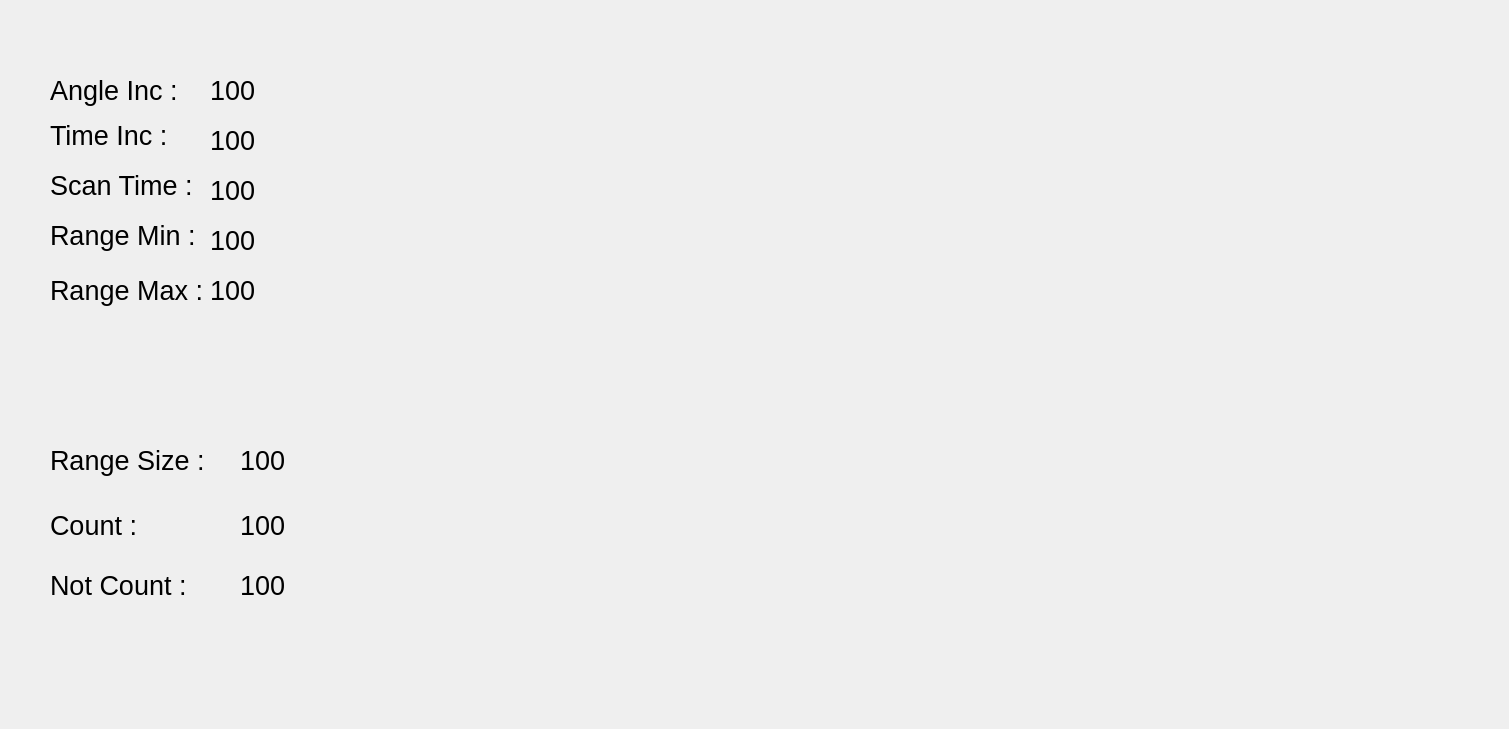
    <widget class="QWidget" name="page_2">
     <widget class="QLabel" name="label_2">
      <property name="geometry">
       <rect>
        <x>0</x>
        <y>0</y>
        <width>1500</width>
        <height>720</height>
       </rect>
      </property>
      <property name="text">
       <string/>
      </property>
      <property name="pixmap">
       <pixmap>../panel_2.png</pixmap>
      </property>
      <property name="scaledContents">
       <bool>true</bool>
      </property>
     </widget>
     <widget class="QLabel" name="rgb_camera">
      <property name="geometry">
       <rect>
        <x>1060</x>
        <y>400</y>
        <width>421</width>
        <height>281</height>
       </rect>
      </property>
      <property name="text">
       <string/>
      </property>
      <property name="pixmap">
       <pixmap>../1.png</pixmap>
      </property>
      <property name="scaledContents">
       <bool>true</bool>
      </property>
     </widget>
     <widget class="QLabel" name="ir_camera">
      <property name="geometry">
       <rect>
        <x>1057</x>
        <y>30</y>
        <width>421</width>
        <height>281</height>
       </rect>
      </property>
      <property name="text">
       <string/>
      </property>
      <property name="pixmap">
       <pixmap>../4.png</pixmap>
      </property>
      <property name="scaledContents">
       <bool>true</bool>
      </property>
     </widget>
     <widget class="QLabel" name="lidar_1">
      <property name="geometry">
       <rect>
        <x>680</x>
        <y>35</y>
        <width>41</width>
        <height>41</height>
       </rect>
      </property>
      <property name="text">
       <string/>
      </property>
      <property name="pixmap">
       <pixmap>../red-circle-red-point-transparent-background-11563241690fqswnj7pqe-removebg-preview.png</pixmap>
      </property>
      <property name="scaledContents">
       <bool>true</bool>
      </property>
     </widget>
     <widget class="QLabel" name="lidar_2">
      <property name="geometry">
       <rect>
        <x>770</x>
        <y>40</y>
        <width>41</width>
        <height>41</height>
       </rect>
      </property>
      <property name="text">
       <string/>
      </property>
      <property name="pixmap">
       <pixmap>../red-circle-red-point-transparent-background-11563241690fqswnj7pqe-removebg-preview.png</pixmap>
      </property>
      <property name="scaledContents">
       <bool>true</bool>
      </property>
     </widget>
     <widget class="QLabel" name="lidar_3">
      <property name="geometry">
       <rect>
        <x>850</x>
        <y>80</y>
        <width>41</width>
        <height>41</height>
       </rect>
      </property>
      <property name="text">
       <string/>
      </property>
      <property name="pixmap">
       <pixmap>../red-circle-red-point-transparent-background-11563241690fqswnj7pqe-removebg-preview.png</pixmap>
      </property>
      <property name="scaledContents">
       <bool>true</bool>
      </property>
     </widget>
     <widget class="QLabel" name="lidar_4">
      <property name="geometry">
       <rect>
        <x>915</x>
        <y>140</y>
        <width>41</width>
        <height>41</height>
       </rect>
      </property>
      <property name="text">
       <string/>
      </property>
      <property name="pixmap">
       <pixmap>../red-circle-red-point-transparent-background-11563241690fqswnj7pqe-removebg-preview.png</pixmap>
      </property>
      <property name="scaledContents">
       <bool>true</bool>
      </property>
     </widget>
     <widget class="QLabel" name="lidar_5">
      <property name="geometry">
       <rect>
        <x>960</x>
        <y>220</y>
        <width>41</width>
        <height>41</height>
       </rect>
      </property>
      <property name="text">
       <string/>
      </property>
      <property name="pixmap">
       <pixmap>../red-circle-red-point-transparent-background-11563241690fqswnj7pqe-removebg-preview.png</pixmap>
      </property>
      <property name="scaledContents">
       <bool>true</bool>
      </property>
     </widget>
     <widget class="QLabel" name="lidar_6">
      <property name="geometry">
       <rect>
        <x>980</x>
        <y>320</y>
        <width>41</width>
        <height>41</height>
       </rect>
      </property>
      <property name="text">
       <string/>
      </property>
      <property name="pixmap">
       <pixmap>../red-circle-red-point-transparent-background-11563241690fqswnj7pqe-removebg-preview.png</pixmap>
      </property>
      <property name="scaledContents">
       <bool>true</bool>
      </property>
     </widget>
     <widget class="QLabel" name="lidar_7">
      <property name="geometry">
       <rect>
        <x>985</x>
        <y>420</y>
        <width>41</width>
        <height>41</height>
       </rect>
      </property>
      <property name="text">
       <string/>
      </property>
      <property name="pixmap">
       <pixmap>../red-circle-red-point-transparent-background-11563241690fqswnj7pqe-removebg-preview.png</pixmap>
      </property>
      <property name="scaledContents">
       <bool>true</bool>
      </property>
     </widget>
     <widget class="QLabel" name="lidar_8">
      <property name="geometry">
       <rect>
        <x>960</x>
        <y>510</y>
        <width>41</width>
        <height>41</height>
       </rect>
      </property>
      <property name="text">
       <string/>
      </property>
      <property name="pixmap">
       <pixmap>../red-circle-red-point-transparent-background-11563241690fqswnj7pqe-removebg-preview.png</pixmap>
      </property>
      <property name="scaledContents">
       <bool>true</bool>
      </property>
     </widget>
     <widget class="QLabel" name="lidar_9">
      <property name="geometry">
       <rect>
        <x>920</x>
        <y>570</y>
        <width>41</width>
        <height>41</height>
       </rect>
      </property>
      <property name="text">
       <string/>
      </property>
      <property name="pixmap">
       <pixmap>../red-circle-red-point-transparent-background-11563241690fqswnj7pqe-removebg-preview.png</pixmap>
      </property>
      <property name="scaledContents">
       <bool>true</bool>
      </property>
     </widget>
     <widget class="QLabel" name="lidar_10">
      <property name="geometry">
       <rect>
        <x>850</x>
        <y>620</y>
        <width>41</width>
        <height>41</height>
       </rect>
      </property>
      <property name="text">
       <string/>
      </property>
      <property name="pixmap">
       <pixmap>../red-circle-red-point-transparent-background-11563241690fqswnj7pqe-removebg-preview.png</pixmap>
      </property>
      <property name="scaledContents">
       <bool>true</bool>
      </property>
     </widget>
     <widget class="QLabel" name="lidar_11">
      <property name="geometry">
       <rect>
        <x>770</x>
        <y>650</y>
        <width>41</width>
        <height>41</height>
       </rect>
      </property>
      <property name="text">
       <string/>
      </property>
      <property name="pixmap">
       <pixmap>../red-circle-red-point-transparent-background-11563241690fqswnj7pqe-removebg-preview.png</pixmap>
      </property>
      <property name="scaledContents">
       <bool>true</bool>
      </property>
     </widget>
     <widget class="QLabel" name="lidar_12">
      <property name="geometry">
       <rect>
        <x>680</x>
        <y>660</y>
        <width>41</width>
        <height>41</height>
       </rect>
      </property>
      <property name="text">
       <string/>
      </property>
      <property name="pixmap">
       <pixmap>../red-circle-red-point-transparent-background-11563241690fqswnj7pqe-removebg-preview.png</pixmap>
      </property>
      <property name="scaledContents">
       <bool>true</bool>
      </property>
     </widget>
     <widget class="QLabel" name="lidar_13">
      <property name="geometry">
       <rect>
        <x>600</x>
        <y>640</y>
        <width>41</width>
        <height>41</height>
       </rect>
      </property>
      <property name="text">
       <string/>
      </property>
      <property name="pixmap">
       <pixmap>../red-circle-red-point-transparent-background-11563241690fqswnj7pqe-removebg-preview.png</pixmap>
      </property>
      <property name="scaledContents">
       <bool>true</bool>
      </property>
     </widget>
     <widget class="QLabel" name="lidar_14">
      <property name="geometry">
       <rect>
        <x>530</x>
        <y>590</y>
        <width>41</width>
        <height>41</height>
       </rect>
      </property>
      <property name="text">
       <string/>
      </property>
      <property name="pixmap">
       <pixmap>../red-circle-red-point-transparent-background-11563241690fqswnj7pqe-removebg-preview.png</pixmap>
      </property>
      <property name="scaledContents">
       <bool>true</bool>
      </property>
     </widget>
     <widget class="QLabel" name="lidar_15">
      <property name="geometry">
       <rect>
        <x>460</x>
        <y>510</y>
        <width>41</width>
        <height>41</height>
       </rect>
      </property>
      <property name="text">
       <string/>
      </property>
      <property name="pixmap">
       <pixmap>../red-circle-red-point-transparent-background-11563241690fqswnj7pqe-removebg-preview.png</pixmap>
      </property>
      <property name="scaledContents">
       <bool>true</bool>
      </property>
     </widget>
     <widget class="QLabel" name="lidar_16">
      <property name="geometry">
       <rect>
        <x>430</x>
        <y>420</y>
        <width>41</width>
        <height>41</height>
       </rect>
      </property>
      <property name="text">
       <string/>
      </property>
      <property name="pixmap">
       <pixmap>../red-circle-red-point-transparent-background-11563241690fqswnj7pqe-removebg-preview.png</pixmap>
      </property>
      <property name="scaledContents">
       <bool>true</bool>
      </property>
     </widget>
     <widget class="QLabel" name="lidar_17">
      <property name="geometry">
       <rect>
        <x>420</x>
        <y>310</y>
        <width>41</width>
        <height>41</height>
       </rect>
      </property>
      <property name="text">
       <string/>
      </property>
      <property name="pixmap">
       <pixmap>../red-circle-red-point-transparent-background-11563241690fqswnj7pqe-removebg-preview.png</pixmap>
      </property>
      <property name="scaledContents">
       <bool>true</bool>
      </property>
     </widget>
     <widget class="QLabel" name="lidar_18">
      <property name="geometry">
       <rect>
        <x>440</x>
        <y>230</y>
        <width>41</width>
        <height>41</height>
       </rect>
      </property>
      <property name="text">
       <string/>
      </property>
      <property name="pixmap">
       <pixmap>../red-circle-red-point-transparent-background-11563241690fqswnj7pqe-removebg-preview.png</pixmap>
      </property>
      <property name="scaledContents">
       <bool>true</bool>
      </property>
     </widget>
     <widget class="QLabel" name="lidar_19">
      <property name="geometry">
       <rect>
        <x>480</x>
        <y>160</y>
        <width>41</width>
        <height>41</height>
       </rect>
      </property>
      <property name="text">
       <string/>
      </property>
      <property name="pixmap">
       <pixmap>../red-circle-red-point-transparent-background-11563241690fqswnj7pqe-removebg-preview.png</pixmap>
      </property>
      <property name="scaledContents">
       <bool>true</bool>
      </property>
     </widget>
     <widget class="QLabel" name="lidar_20">
      <property name="geometry">
       <rect>
        <x>520</x>
        <y>100</y>
        <width>41</width>
        <height>41</height>
       </rect>
      </property>
      <property name="text">
       <string/>
      </property>
      <property name="pixmap">
       <pixmap>../red-circle-red-point-transparent-background-11563241690fqswnj7pqe-removebg-preview.png</pixmap>
      </property>
      <property name="scaledContents">
       <bool>true</bool>
      </property>
     </widget>
     <widget class="QLabel" name="lidar_21">
      <property name="geometry">
       <rect>
        <x>600</x>
        <y>60</y>
        <width>41</width>
        <height>41</height>
       </rect>
      </property>
      <property name="text">
       <string/>
      </property>
      <property name="pixmap">
       <pixmap>../red-circle-red-point-transparent-background-11563241690fqswnj7pqe-removebg-preview.png</pixmap>
      </property>
      <property name="scaledContents">
       <bool>true</bool>
      </property>
     </widget>
     <widget class="QLabel" name="label_5">
      <property name="geometry">
       <rect>
        <x>50</x>
        <y>70</y>
        <width>241</width>
        <height>41</height>
       </rect>
      </property>
      <property name="font">
       <font>
        <pointsize>20</pointsize>
       </font>
      </property>
      <property name="text">
       <string>Angle Inc :</string>
      </property>
     </widget>
     <widget class="QLabel" name="label_8">
      <property name="geometry">
       <rect>
        <x>50</x>
        <y>120</y>
        <width>211</width>
        <height>31</height>
       </rect>
      </property>
      <property name="font">
       <font>
        <pointsize>20</pointsize>
       </font>
      </property>
      <property name="text">
       <string>Time Inc :</string>
      </property>
     </widget>
     <widget class="QLabel" name="label_9">
      <property name="geometry">
       <rect>
        <x>50</x>
        <y>170</y>
        <width>191</width>
        <height>31</height>
       </rect>
      </property>
      <property name="font">
       <font>
        <pointsize>20</pointsize>
       </font>
      </property>
      <property name="text">
       <string>Scan Time :</string>
      </property>
     </widget>
     <widget class="QLabel" name="label_10">
      <property name="geometry">
       <rect>
        <x>50</x>
        <y>220</y>
        <width>161</width>
        <height>31</height>
       </rect>
      </property>
      <property name="font">
       <font>
        <pointsize>20</pointsize>
       </font>
      </property>
      <property name="text">
       <string>Range Min :</string>
      </property>
     </widget>
     <widget class="QLabel" name="label_11">
      <property name="geometry">
       <rect>
        <x>50</x>
        <y>270</y>
        <width>191</width>
        <height>41</height>
       </rect>
      </property>
      <property name="font">
       <font>
        <pointsize>20</pointsize>
       </font>
      </property>
      <property name="text">
       <string>Range Max :</string>
      </property>
     </widget>
     <widget class="QLabel" name="label_12">
      <property name="geometry">
       <rect>
        <x>50</x>
        <y>440</y>
        <width>171</width>
        <height>41</height>
       </rect>
      </property>
      <property name="font">
       <font>
        <pointsize>20</pointsize>
       </font>
      </property>
      <property name="text">
       <string>Range Size :</string>
      </property>
     </widget>
     <widget class="QLabel" name="label_13">
      <property name="geometry">
       <rect>
        <x>50</x>
        <y>570</y>
        <width>151</width>
        <height>31</height>
       </rect>
      </property>
      <property name="font">
       <font>
        <pointsize>20</pointsize>
       </font>
      </property>
      <property name="text">
       <string>Not Count :</string>
      </property>
     </widget>
     <widget class="QLabel" name="label_14">
      <property name="geometry">
       <rect>
        <x>50</x>
        <y>510</y>
        <width>131</width>
        <height>31</height>
       </rect>
      </property>
      <property name="font">
       <font>
        <pointsize>20</pointsize>
       </font>
      </property>
      <property name="text">
       <string>Count :</string>
      </property>
     </widget>
     <widget class="QLabel" name="angle_inc">
      <property name="geometry">
       <rect>
        <x>210</x>
        <y>70</y>
        <width>181</width>
        <height>41</height>
       </rect>
      </property>
      <property name="font">
       <font>
        <pointsize>20</pointsize>
       </font>
      </property>
      <property name="text">
       <string>100</string>
      </property>
     </widget>
     <widget class="QLabel" name="time_inc">
      <property name="geometry">
       <rect>
        <x>210</x>
        <y>120</y>
        <width>171</width>
        <height>41</height>
       </rect>
      </property>
      <property name="font">
       <font>
        <pointsize>20</pointsize>
       </font>
      </property>
      <property name="text">
       <string>100</string>
      </property>
     </widget>
     <widget class="QLabel" name="scan_time">
      <property name="geometry">
       <rect>
        <x>210</x>
        <y>170</y>
        <width>171</width>
        <height>41</height>
       </rect>
      </property>
      <property name="font">
       <font>
        <pointsize>20</pointsize>
       </font>
      </property>
      <property name="text">
       <string>100</string>
      </property>
     </widget>
     <widget class="QLabel" name="range_min">
      <property name="geometry">
       <rect>
        <x>210</x>
        <y>220</y>
        <width>181</width>
        <height>41</height>
       </rect>
      </property>
      <property name="font">
       <font>
        <pointsize>20</pointsize>
       </font>
      </property>
      <property name="text">
       <string>100</string>
      </property>
     </widget>
     <widget class="QLabel" name="range_max">
      <property name="geometry">
       <rect>
        <x>210</x>
        <y>270</y>
        <width>181</width>
        <height>41</height>
       </rect>
      </property>
      <property name="font">
       <font>
        <pointsize>20</pointsize>
       </font>
      </property>
      <property name="text">
       <string>100</string>
      </property>
     </widget>
     <widget class="QLabel" name="range_size">
      <property name="geometry">
       <rect>
        <x>240</x>
        <y>440</y>
        <width>51</width>
        <height>41</height>
       </rect>
      </property>
      <property name="font">
       <font>
        <pointsize>20</pointsize>
       </font>
      </property>
      <property name="text">
       <string>100</string>
      </property>
     </widget>
     <widget class="QLabel" name="count">
      <property name="geometry">
       <rect>
        <x>240</x>
        <y>505</y>
        <width>51</width>
        <height>41</height>
       </rect>
      </property>
      <property name="font">
       <font>
        <pointsize>20</pointsize>
       </font>
      </property>
      <property name="text">
       <string>100</string>
      </property>
     </widget>
     <widget class="QLabel" name="not_count">
      <property name="geometry">
       <rect>
        <x>240</x>
        <y>565</y>
        <width>51</width>
        <height>41</height>
       </rect>
      </property>
      <property name="font">
       <font>
        <pointsize>20</pointsize>
       </font>
      </property>
      <property name="text">
       <string>100</string>
      </property>
     </widget>
    </widget>
